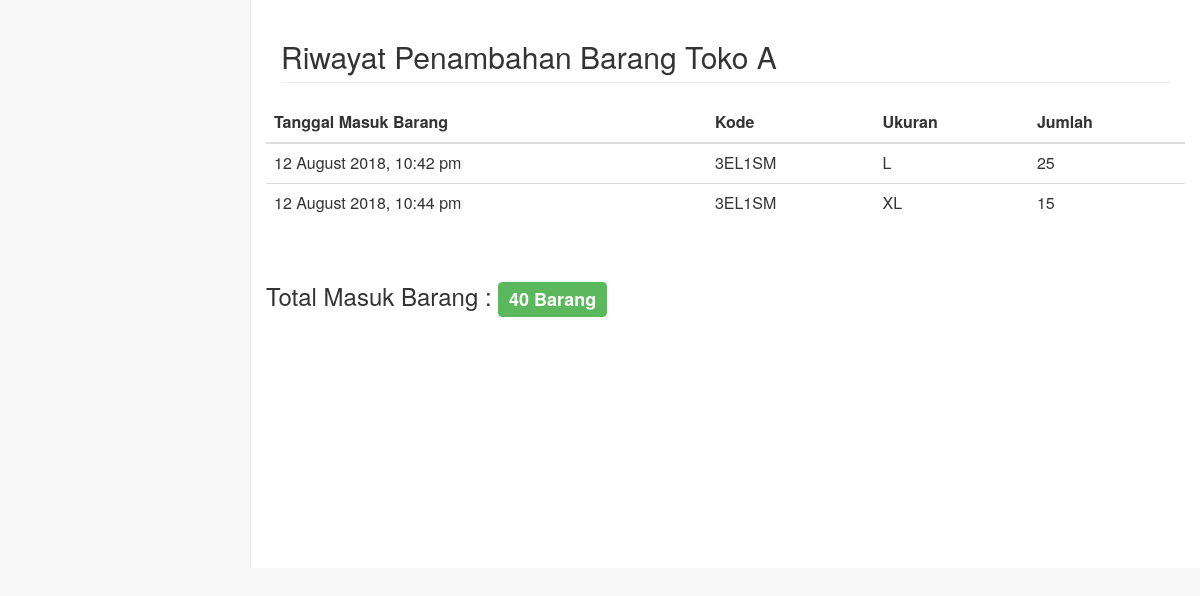
/RiwayatTambahBarang/riwayatDetail.php?toko=A, run on the app's committed database.
### tables this page shows
CREATE TABLE `riwayat` (
  `idRiwayat` int(7) NOT NULL,
  `tglMasuk` datetime NOT NULL,
  `kode` varchar(6) NOT NULL,
  `jumlah` int(6) NOT NULL,
  `ukuran` varchar(8) DEFAULT NULL,
  `harga` int(8) NOT NULL,
  `toko` varchar(10) NOT NULL
);

### RiwayatTambahBarang/riwayatDetail.php (the view, shortened to what this page needs)
<?php
	include "../koneksi.php";
	$toko=$_GET['toko'];
?>
<html>
<head>
    <link href="../vendor/bootstrap/css/bootstrap.min.css" rel="stylesheet">
    <link href="../vendor/metisMenu/metisMenu.min.css" rel="stylesheet">
	<link href="../dist/css/sb-admin-2.css" rel="stylesheet">
	<link href="../vendor/font-awesome/css/font-awesome.min.css" rel="stylesheet" type="text/css">
</head>
<body>
<div id="page-wrapper">
  <div class="row">
    <div class="col-lg-12">
      <h2 class="page-header">Riwayat Penambahan Barang Toko <?php echo $toko; ?></h2>
    </div>
  </div>
<div class="row">
	<?php
		$qryTampil = mysqli_query($con,"select * from riwayat where toko='$toko' order by tglMasuk;");
		$qryHitung = mysqli_query($con,"select sum(jumlah) from riwayat where toko='$toko';");
		$dtaHit = mysqli_fetch_row($qryHitung);
	?>
      <table class="table table-hover table-responsive">
        <thead>
          <tr>
            <th>Tanggal Masuk Barang</th>
            <th>Kode</th>
            <th>Ukuran</th>
            <th>Jumlah</th>
          </tr>
        </thead>
        <tbody>
        <?php
          while ($dta = mysqli_fetch_array($qryTampil)) {
            echo '<tr>
              <td>'.date("j F Y, g:i a",strtotime($dta['tglMasuk'])).'</td>
              <td>'.$dta['kode'].'</td>
			  <td>'.$dta['ukuran'].'</td>
              <td>'.$dta['jumlah'].'</td>
            </tr>';
          }
        ?>
        </tbody>
      </table>
	  <br>
      <h3>
        Total Masuk Barang :
        <span class="label label-success">
		  <?php
			if(isset($dtaHit[0])){
				echo $dtaHit[0]." Barang";
			} else {
				echo "0 Barang";
			}
			?>
        </span>
      </h3>
</div>
</div>
</body>
</html>

### data on the page
riwayat: tglMasuk "12 August 2018, 10:42 pm", kode "3EL1SM", ukuran "L", jumlah "25"
riwayat: tglMasuk "12 August 2018, 10:44 pm", kode "3EL1SM", ukuran "XL", jumlah "15"

### other printed values
$toko "A"
$dtaHit[0] "40"
